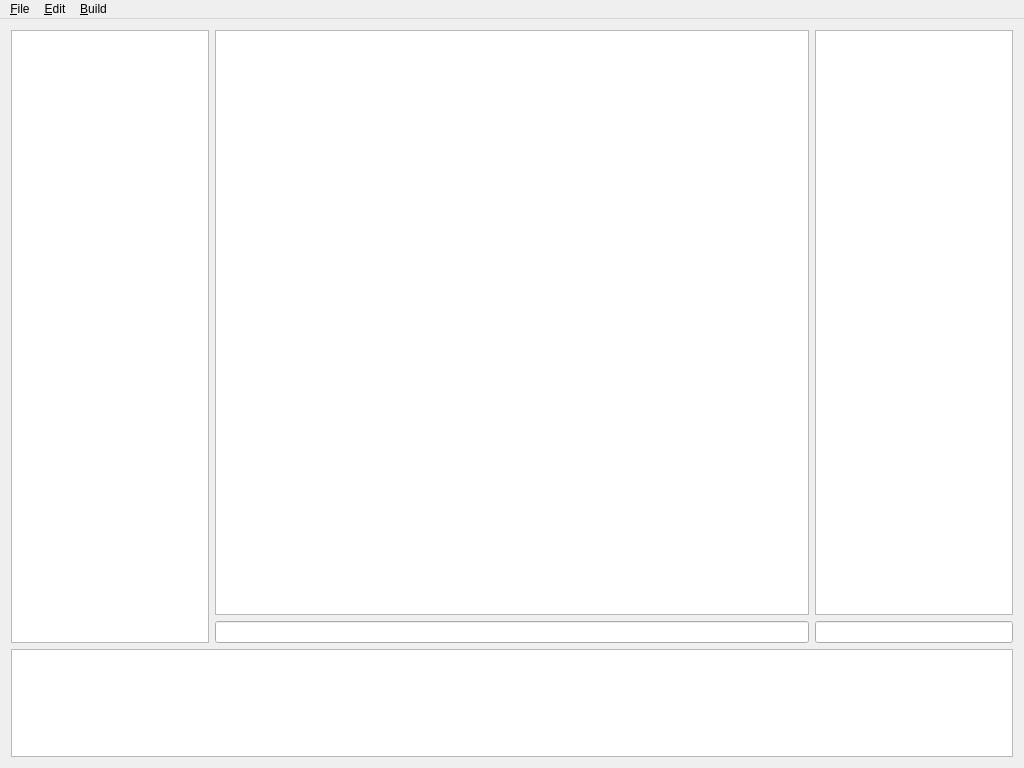
<?xml version="1.0" encoding="UTF-8"?>
<ui version="4.0">
 <class>EpfIDE</class>
 <widget class="QMainWindow" name="EpfIDE">
  <property name="geometry">
   <rect>
    <x>0</x>
    <y>0</y>
    <width>1024</width>
    <height>768</height>
   </rect>
  </property>
  <property name="windowTitle">
   <string>EpfIDE</string>
  </property>
  <widget class="QWidget" name="centralWidget">
   <layout class="QVBoxLayout" name="verticalLayout_3" stretch="85,15">
    <item>
     <layout class="QHBoxLayout" name="horizontalLayout" stretch="20,60,20">
      <item>
       <widget class="QTreeWidget" name="projectview">
        <property name="contextMenuPolicy">
         <enum>Qt::CustomContextMenu</enum>
        </property>
        <attribute name="headerVisible">
         <bool>false</bool>
        </attribute>
        <column>
         <property name="text">
          <string notr="true">1</string>
         </property>
        </column>
       </widget>
      </item>
      <item>
       <layout class="QVBoxLayout" name="verticalLayout">
        <item>
         <widget class="CEditor" name="editview"/>
        </item>
        <item>
         <widget class="QLineEdit" name="editsearch"/>
        </item>
       </layout>
      </item>
      <item>
       <layout class="QVBoxLayout" name="verticalLayout_2">
        <item>
         <widget class="QTreeWidget" name="outlineview">
          <attribute name="headerVisible">
           <bool>false</bool>
          </attribute>
          <column>
           <property name="text">
            <string notr="true">1</string>
           </property>
          </column>
         </widget>
        </item>
        <item>
         <widget class="QLineEdit" name="outlinesearch"/>
        </item>
       </layout>
      </item>
     </layout>
    </item>
    <item>
     <widget class="QTextEdit" name="console">
      <property name="readOnly">
       <bool>true</bool>
      </property>
     </widget>
    </item>
   </layout>
  </widget>
  <widget class="QMenuBar" name="menuBar">
   <property name="geometry">
    <rect>
     <x>0</x>
     <y>0</y>
     <width>1024</width>
     <height>20</height>
    </rect>
   </property>
   <widget class="QMenu" name="menu_File">
    <property name="title">
     <string>&amp;File</string>
    </property>
    <addaction name="action_New"/>
    <addaction name="action_Open"/>
    <addaction name="action_Save"/>
    <addaction name="actionSave_All"/>
   </widget>
   <widget class="QMenu" name="menu_Edit">
    <property name="title">
     <string>&amp;Edit</string>
    </property>
    <addaction name="action_Undo"/>
    <addaction name="action_Redo"/>
    <addaction name="separator"/>
    <addaction name="actionCu_t"/>
    <addaction name="action_Copy"/>
    <addaction name="action_Paste"/>
   </widget>
   <widget class="QMenu" name="menuBuild">
    <property name="title">
     <string>&amp;Build</string>
    </property>
    <addaction name="action_Build"/>
    <addaction name="action_Run"/>
   </widget>
   <addaction name="menu_File"/>
   <addaction name="menu_Edit"/>
   <addaction name="menuBuild"/>
  </widget>
  <action name="action_New">
   <property name="text">
    <string>&amp;New</string>
   </property>
   <property name="shortcut">
    <string>Ctrl+N</string>
   </property>
  </action>
  <action name="action_Open">
   <property name="text">
    <string>&amp;Open</string>
   </property>
   <property name="shortcut">
    <string>Ctrl+O</string>
   </property>
  </action>
  <action name="action_Save">
   <property name="enabled">
    <bool>false</bool>
   </property>
   <property name="text">
    <string>&amp;Save</string>
   </property>
   <property name="shortcut">
    <string>Ctrl+S</string>
   </property>
  </action>
  <action name="action_Undo">
   <property name="text">
    <string>&amp;Undo</string>
   </property>
   <property name="shortcut">
    <string>Ctrl+Z</string>
   </property>
  </action>
  <action name="action_Redo">
   <property name="text">
    <string>&amp;Redo</string>
   </property>
   <property name="shortcut">
    <string>Ctrl+Shift+Z</string>
   </property>
  </action>
  <action name="actionCu_t">
   <property name="text">
    <string>Cu&amp;t</string>
   </property>
   <property name="shortcut">
    <string>Ctrl+X</string>
   </property>
  </action>
  <action name="action_Copy">
   <property name="text">
    <string>&amp;Copy</string>
   </property>
   <property name="shortcut">
    <string>Ctrl+C</string>
   </property>
  </action>
  <action name="action_Paste">
   <property name="text">
    <string>&amp;Paste</string>
   </property>
   <property name="shortcut">
    <string>Ctrl+V</string>
   </property>
  </action>
  <action name="action_Build">
   <property name="text">
    <string>&amp;Build</string>
   </property>
   <property name="shortcut">
    <string>Ctrl+B</string>
   </property>
  </action>
  <action name="action_Run">
   <property name="text">
    <string>&amp;Run</string>
   </property>
   <property name="shortcut">
    <string>Ctrl+R</string>
   </property>
  </action>
  <action name="actionSave_All">
   <property name="text">
    <string>Save &amp;All</string>
   </property>
   <property name="shortcut">
    <string>Ctrl+A</string>
   </property>
  </action>
 </widget>
 <layoutdefault spacing="6" margin="11"/>
 <customwidgets>
  <customwidget>
   <class>CEditor</class>
   <extends>QTextEdit</extends>
   <header>ceditor.h</header>
  </customwidget>
 </customwidgets>
 <resources/>
 <connections/>
</ui>
